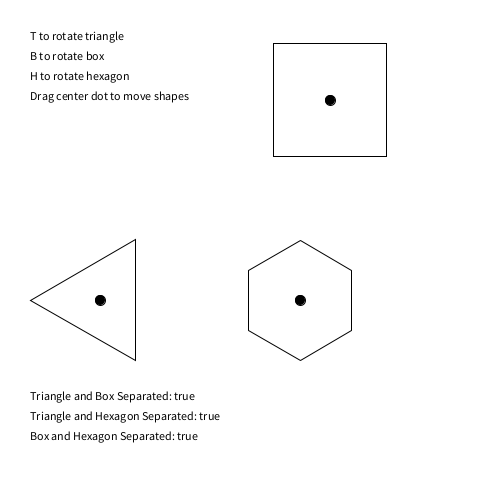
Frame 1 (no input)
Frame 60 (the mouse pressed at the canvas centre just before this capture): identical to frame 1, image omitted
Frame 120 (the mouse held since frame 60 and released just before this capture): identical to frame 1, image omitted

The Processing sketch that drew this single still picture (run headless with seeded random() and noise(); from frame 60 on, the mouse is pressed at the canvas centre):

// Processing sketch: processing_117434
// ── processing_117434.pde


SimpleShape tri;
SimpleShape box;
SimpleShape hex;

// booleans if shapes are touching
boolean triBoxSeparated;
boolean triHexSeparated;
boolean boxHexSeparated;

void setup() {
  size(480, 480);

  /* first 2 parameters = center of shape, 3rd parameter = radius of shape, 
   char = rotation key, last parameter = number of sides */
  tri = new SimpleShape(100, 300, 70, 't', 3);
  box = new SimpleShape(330, 100, 80, 'b', 4);
  hex = new SimpleShape(300, 300, 60, 'h', 6);
}

void draw() {
  background(255);

  // render shapes
  tri.drawShape();
  box.drawShape();
  hex.drawShape();

  // there are 3 possible intersections in this example
  triBoxSeparated = checkIfSeparated(tri, box, triBoxSeparated);
  triHexSeparated = checkIfSeparated(tri, hex, triHexSeparated);
  boxHexSeparated = checkIfSeparated(box, hex, boxHexSeparated);

  fill(0);
  text("T to rotate triangle", 30, 40);
  text("B to rotate box", 30, 60);
  text("H to rotate hexagon", 30, 80);
  text("Drag center dot to move shapes", 30, 100);
  text("Triangle and Box Separated: " + triBoxSeparated, 30, 400);
  text("Triangle and Hexagon Separated: " + triHexSeparated, 30, 420);
  text("Box and Hexagon Separated: " + boxHexSeparated, 30, 440);
}

/* This code is hard to explain without visuals. 
 Look up 'AABB Separating Hyperplane Theorem' to get an idea of what's happening. */
boolean checkIfSeparated(SimpleShape s1, SimpleShape s2, boolean isSeparated) {
  for (int i = 0; i < s1.numSides; i++) {
    s1.setMinMax(s1.normal[i]);
    s2.setMinMax(s1.normal[i]);
    isSeparated = s2.maxProj < s1.minProj || s1.maxProj < s2.minProj;
    if (isSeparated) {
      return true;
    }
  }
  for (int i = 0; i < s2.numSides; i++) {
    s1.setMinMax(s2.normal[i]);
    s2.setMinMax(s2.normal[i]);
    isSeparated = s2.maxProj < s1.minProj || s1.maxProj < s2.minProj;
    if (isSeparated) {
      return true;
    }
  }
  return false;
}

void keyPressed() {
  tri.kPressed();
  box.kPressed();
  hex.kPressed();
}
void keyReleased() {
  tri.kReleased();
  box.kReleased();
  hex.kReleased();
}

void mousePressed() {
  tri.mPressed();
  box.mPressed();
  hex.mPressed();
}
void mouseReleased() {
  tri.mReleased();
  box.mReleased();
  hex.mReleased();
}


class SimpleShape {

  float xCenter, yCenter;
  float[] x, y;
  PVector[] vecs, normal;
  int numSides;
  float radius;
  // these will be used later in setMinMax()
  float minProj;
  float maxProj;
  // vars for user events
  char rotationKey;
  float angle;
  boolean isRotating;
  boolean isDragging;

  SimpleShape(float xc, float yc, float r, char c, int sides) {
    rotationKey = c;
    radius = r;
    numSides = sides;

    xCenter = xc;
    yCenter = yc;
    x = new float[numSides];
    y = new float[numSides];

    // one vector for each point; each normal corresponds to one of the sides
    vecs = new PVector[numSides];
    normal = new PVector[numSides];
    for (int i = 0; i < vecs.length; i++) {
      vecs[i] = new PVector();
      normal[i] = new PVector();
    }

    // set the points around the center
    setPoints();
  }

  void drawShape() {
    // set the vectors from the origin to each point
    for (int i = 0; i < x.length; i++) {
      vecs[i].x = x[i];
      vecs[i].y = y[i];
    }
    // rotate
    if (isRotating) {
      angle += .01;
      // update the points after rotation or dragging
      setPoints();
    }
    // move with mouse
    if (isDragging) {
      xCenter = mouseX;
      yCenter = mouseY;
      // update the points after rotation or dragging
      setPoints();
    }

    // draw the shape
    stroke(0);
    noFill();
    beginShape();
    for (int i = 0; i < x.length; i++) {
      vertex(x[i], y[i]);
    }
    endShape(CLOSE);

    // draw ellipse at the center
    fill(0);
    ellipse(xCenter, yCenter, 10, 10);
  }

  void setPoints() {
    /* defining points as real positions on the screen rather than within a rotation matrix
     allows for accurate vector operations */
    for (int i = 0; i < x.length; i++) {
      float currentAngle = i * TWO_PI / numSides;
      x[i] = xCenter + radius*cos(currentAngle + PI/numSides + angle);
      y[i] = yCenter + radius*sin(currentAngle + PI/numSides + angle);
    }
    // one normal for each edge; given Vector(x, y), its normal is Normal(-y, x)
    for (int i = 0; i < x.length-1; i++) {
      normal[i+1] = new PVector(-y[i+1] + y[i], x[i+1] - x[i]);
    }
    // find the normal for the edge between the first and last points
    normal[0] = new PVector(-y[0] + y[x.length-1], x[0] - x[x.length-1]);
  }

  void setMinMax(PVector axis) {
    /* arbitrarily set the minimum and maximum projections on 'axis' 
     to be the dot-product of the first point's vector against 'axis' */
    minProj = vecs[0].dot(axis);
    maxProj = minProj;
    // loop through the remaining points to determine the ACTUAL min and max
    for (int i = 1; i < vecs.length; i++) {
      float currentProj = vecs[i].dot(axis);
      if (currentProj < minProj) {
        minProj = currentProj;
      }
      if (currentProj > maxProj) {
        maxProj = currentProj;
      }
    }
  }

  // key events
  void kPressed() {
    if (key == rotationKey) {
      isRotating = true;
    }
  }
  void kReleased() {
    isRotating = false;
  }

  // mouse events
  void mPressed() {
    if (dist(mouseX, mouseY, xCenter, yCenter) < 10) {
      isDragging = true;
    }
  }
  void mReleased() {
    isDragging = false;
  }
}
